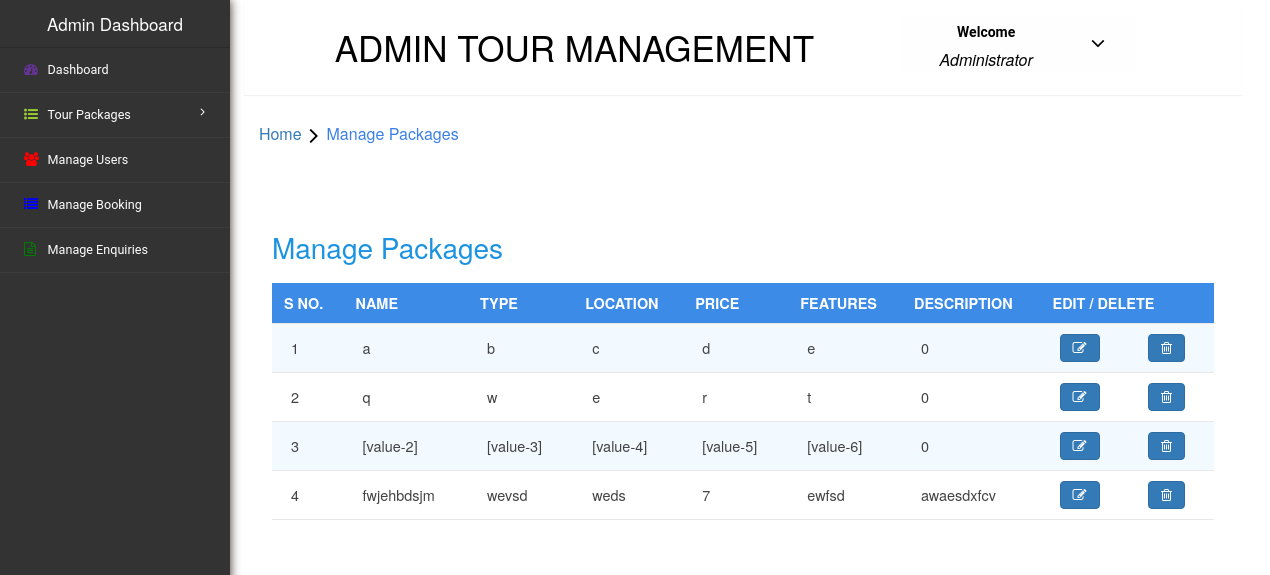
Before: /code/managePackages.php with the older database file.
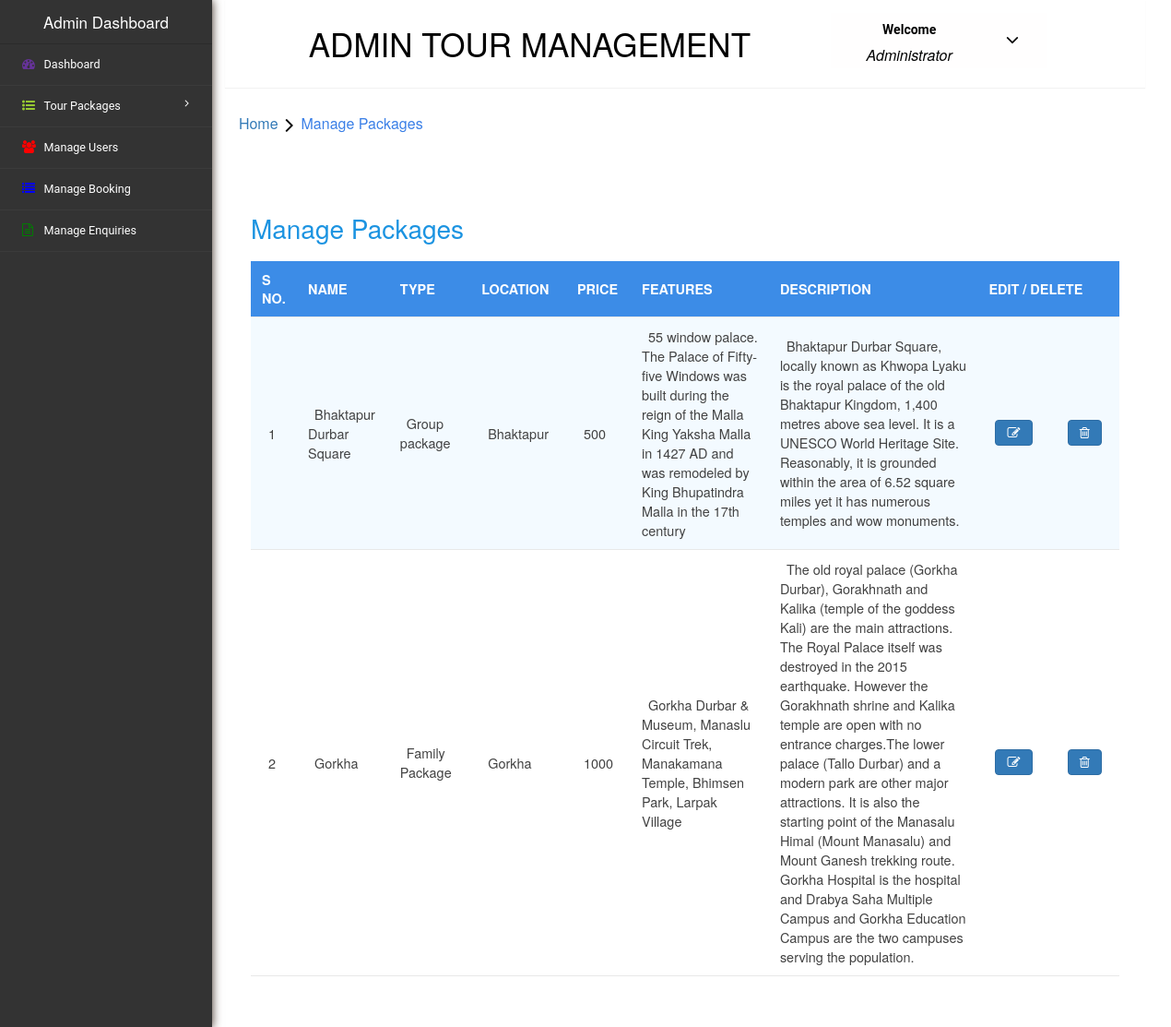
After: the same page with the newer database file.
### tables this page shows
CREATE TABLE `package` (
  `S no.` int(11) NOT NULL,
  `name` varchar(25) NOT NULL,
  `type` varchar(25) NOT NULL,
  `location` varchar(25) NOT NULL,
  `price` varchar(25) NOT NULL,
  `features` text NOT NULL,
  `description` text NOT NULL,
  `picture` varchar(200) NOT NULL
);

### code/managePackages.php (the view, shortened to what this page needs)
<?php
    include("connection.php");
    $query="SELECT * FROM package";
    $result=mysqli_query($con,$query);
?>
<html>
<head>
  <link rel="stylesheet" href="https://cdnjs.cloudflare.com/ajax/libs/font-awesome/4.7.0/css/font-awesome.min.css">
  <link rel="stylesheet" href="managePackages.css">
  <link rel="stylesheet" href="https://maxcdn.bootstrapcdn.com/bootstrap/3.4.0/css/bootstrap.min.css">
  <link rel="stylesheet" href="https://cdnjs.cloudflare.com/ajax/libs/font-awesome/4.7.0/css/font-awesome.min.css">
</head>
<body>
  <div class="page-container" style="background-color: rgb(255, 255, 255);">
    <div class="left-content">
      <div class="mother-grid-inner">
        <div class="header-main" style="background-color: rgb(255, 255, 255);">
          <div class="logo-w3-agile" style="background-color: rgb(255, 255, 255);">
            <h1><a style="text-decoration: none; color: black;">Admin Tour Management</a></h1>
          </div>
          <div class="profile_details w3l" style="background-color: rgb(255, 254, 254);">
            <ul>
              <li class="dropdown profile_details_drop">
                <a class="dropdown-toggle" data-toggle="dropdown" aria-expanded="false">
                  <div class="profile_img">
                    <div class="user-name">
                      <p style="color: black;">Welcome</p>
                      <span style="color: black;">Administrator</span>
                    </div>
                    <i class="fa fa-angle-down" aria-hidden="true"></i>
                    <div class="clearfix"></div>
                  </div>
                </a>
              </li>
            </ul>
          </div>
        </div>
      <ol class="breadcrumb">
        <li class="breadcrumb-item"><a href="dashboard.php">Home</a><i class="fa fa-angle-right"></i>Manage Packages</li>
      </ol>
      <div class="agile-grids">
        <div class="agile-tables">
          <div class="w3l-table-info">
            <h2>Manage Packages</h2>
            <table id="table">
              <thead>
                <tr>
                  <th>S no.</th>
                  <th>Name</th>
                  <th>Type</th>
                  <th>Location</th>
                  <th>Price</th>
                  <th>Features</th>
                  <th>Description</th>
                  <th colspan="2">Edit / Delete</th>
                </tr>
              </thead>
              <tbody>
                <?php
              while($rows = mysqli_fetch_array($result)){?>
                <tr>
                  <td data-th="#"><span class="bt-content"><?php echo $rows[0];?></span></td>
                  <td data-th="Name"><span class="bt-content"><?php echo $rows[1];?></span></td>
                  <td data-th="Type"><span class="bt-content"><?php echo $rows[2];?></span></td>
                  <td data-th="Location"><span class="bt-content"><?php echo $rows[3];?></span></td>
                  <td data-th="Price"><span class="bt-content"><?php echo $rows[4];?></span></td>
                  <td data-th="features"><span class="bt-content"><?php echo $rows[5];?></span></td>
                  <td data-th="Description"><span class="bt-content"><?php echo $rows[6];?></span></td>
                  <td data-th="Edit/delete"><span class="bt-content"><a href="editPackage.php?number=<?php echo $rows[0];?>"><button class="btn-primary btn"><i class="fa fa-edit"></i></button></a></span></td>
                  <td data-th="Edit/delete"><span class="bt-content"><a href="delete.php?data=package&number=<?php echo $rows[0];?>"><button class="btn-primary btn"><i class="fa fa-trash-o"></i></button></a></span></td>
                </tr>
              <?php
              }
              ?>
              </tbody>
            </table>
          </div>
        </div>
      </div>
    </div>
      <div class="sidebar-menu" style="background-color: rgb(51, 51, 51);">
        <header class="logo1" style="background-color: rgb(51, 51, 51);">
          <a class="sidebar-icon" style="background-color: rgb(51, 51, 51); color: white; border: rgb(51, 51, 51); font-size: 17px; text-decoration: none;">Admin Dashboard </a>
        </header>
              <div class="menu">
                <ul id="menu">
                  <li><a href="dashboard.php"><i class="fa fa-tachometer" style="color: rebeccapurple;"></i> <span>Dashboard</span><div class="clearfix"></div></a></li>
                 <li id="menu-academico" ><a href="#"><i class="fa fa-list-ul" aria-hidden="true" style="color: yellowgreen;"></i><span> Tour Packages</span> <span class="fa fa-angle-right" style="float: right"></span><div class="clearfix"></div></a>
                  </li>
                <li id="menu-academico" ><a href="manageUser.php"><i class="fa fa-users" style="color: red;" aria-hidden="true"></i><span>Manage Users</span><div class="clearfix"></div></a></li>
                <li><a href="manageBooking.php"><i class="fa fa-list" style="color: blue;" aria-hidden="true"></i>  <span>Manage Booking</span><div class="clearfix"></div></a></li>
                <li><a href="manageEnquiry.php"><i class="fa fa-file-text-o" style="color: green;" aria-hidden="true"></i>  <span>Manage Enquiries</span><div class="clearfix"></div></a></li>
                </ul>
              </div>
              </div>
            </div>
</body>
</html>

Changed rows visible on the page:
removed package: value "3", name "[value-2]", type "[value-3]", location "[value-4]", price "[value-5]", features "[value-6]", description "0"
removed package: value "4", name "fwjehbdsjm", type "wevsd", location "weds", price "7", features "ewfsd", description "awaesdxfcv"
changed package id 1: name "a" → "Bhaktapur Durbar Square"; type "b" → "Group package"; location "c" → "Bhaktapur"; price "d" → "500"; features "e" → "55 window palace. The Palace of Fifty-five Windows was built during the reign of the Malla King Yaksha Malla in 1427 AD and was remodeled by King Bhupatindra Malla in the 17th century"; description "0" → "Bhaktapur Durbar Square, locally known as Khwopa Lyaku is the royal palace of the old Bhaktapur Kingdom, 1,400 metres above sea level. It is a UNESCO World Heritage Site. Reasonably, it is grounded within the area of 6.52 square miles yet it has numerous temples and wow monuments."
changed package id 2: name "q" → "Gorkha"; type "w" → "Family Package"; location "e" → "Gorkha"; price "r" → "1000"; features "t" → "Gorkha Durbar & Museum, Manaslu Circuit Trek, Manakamana Temple, Bhimsen Park, Larpak Village"; description "0" → "The old royal palace (Gorkha Durbar), Gorakhnath and Kalika (temple of the goddess Kali) are the main attractions. The Royal Palace itself was destroyed in the 2015 earthquake. However the Gorakhnath shrine and Kalika temple are open with no entrance charges.The lower palace (Tallo Durbar) and a modern park are other major attractions. It is also the starting point of the Manasalu Himal (Mount Manasalu) and Mount Ganesh trekking route. Gorkha Hospital is the hospital and Drabya Saha Multiple Campus and Gorkha Education Campus are the two campuses serving the population."
